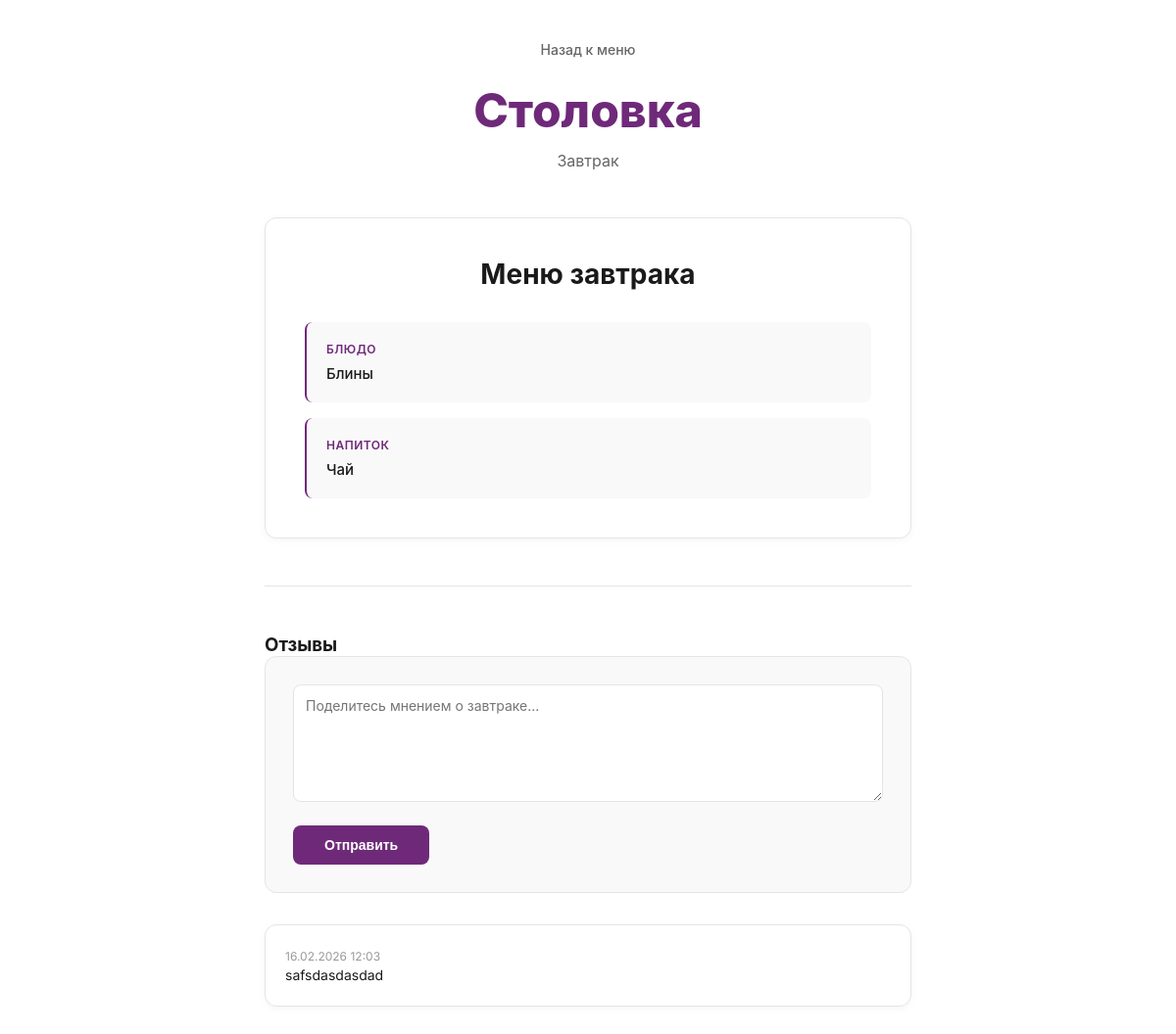
The app's page /menu/item/breakfast/3/ with its own data.
### MenuService/models.py (models this page shows, shortened)
class Breakfast(models.Model):
    id = models.AutoField(unique=True, auto_created=True, primary_key=True)
    first_dish = models.CharField(max_length=255)
    drink = models.CharField(max_length=255)
    calories = models.IntegerField(default=0)
    price = models.DecimalField(max_digits=5, decimal_places=2, default=0)
    contains_allergens = models.CharField(max_length=500, blank=True)

### UserService/models.py (models this page shows)
class Comment(models.Model):
    breakfast = models.ForeignKey(Breakfast, on_delete=models.CASCADE)
    text = models.TextField()
    author = models.CharField(max_length=100, blank=True)
    rating = models.IntegerField(choices=[(i, str(i)) for i in range(1, 6)], default=5)
    created_at = models.DateTimeField(auto_now_add=True)

### MenuService/views.py (the view, shortened to what this page needs)
# urls.py: path('menu/item/breakfast/<int:id>/', MenuViews.itemBreakfast, name='itemBreakfast'),
def itemBreakfast(request, id):
    breakfast = get_object_or_404(Breakfast, id=id)
    comments = Comment.objects.filter(breakfast=breakfast)
    return render(request, 'itemBreak.html', {
        'breakfast': breakfast,
        'comments': comments
    })

### MenuService/templates/itemBreak.html (shortened to what this page needs)
{% load static %}
<!DOCTYPE html>
<html lang="ru">
<head>
    <link rel="stylesheet" href="{% static 'css/MenuService/item.css' %}">
</head>
<body>
    <div class="container">
        <header class="header">
            <a href="/menu/" class="back-link">Назад к меню</a>
            <h1 class="logo">Столовка</h1>
            <p class="week-title">Завтрак</p>
        </header>
        <main class="meal-detail">
            <article class="meal-card">
                <h2 class="meal-title">Меню завтрака</h2>
                {% if breakfast.first_dish or breakfast.drink %}
                    <div class="meal-items-detail">
                        {% if breakfast.first_dish %}
                        <div class="meal-item-detail">
                            <span class="item-label">Блюдо</span>
                            <span class="item-value">{{ breakfast.first_dish }}</span>
                        </div>
                        {% endif %}
                        {% if breakfast.drink %}
                        <div class="meal-item-detail">
                            <span class="item-label">Напиток</span>
                            <span class="item-value">{{ breakfast.drink }}</span>
                        </div>
                        {% endif %}
                    </div>
                {% else %}
                    <p class="no-menu">Меню завтрака пока не установлено</p>
                {% endif %}
            </article>
        </main>
        <section class="comments-section">
            <h3 class="section-title">Отзывы</h3>
            <div class="comment-form">
                <form method="post">
                    <div class="form-group">
                        <textarea
                            name="comment"
                            placeholder="Поделитесь мнением о завтраке..."
                            rows="3"
                            required
                        ></textarea>
                    </div>
                    <button type="submit" class="btn-comment">Отправить</button>
                </form>
            </div>
            {% if comments %}
                <div class="comments-list">
                    {% for comment in comments %}
                    <article class="comment-item">
                        <div class="comment-meta">
                            <time class="comment-date">{{ comment.created_at|date:"d.m.Y H:i" }}</time>
                        </div>
                        <p class="comment-text">{{ comment.text }}</p>
                    </article>
                    {% endfor %}
                </div>
            {% else %}
                <p class="no-comments">Пока нет отзывов</p>
            {% endif %}
        </section>
    </div>
</body>
</html>

### Stolovka/static/css/MenuService/item.css (style rules this page uses)
* { margin: 0; padding: 0; box-sizing: border-box; }
body { font-family: 'Inter', -apple-system, BlinkMacSystemFont, 'Segoe UI', sans-serif; background: #ffffff; min-height: 100vh; color: #1a1a1a; }
.container { max-width: 700px; margin: 0 auto; padding: 40px 20px; }
.header { text-align: center; margin-bottom: 48px; }
.back-link { display: inline-block; color: #666666; text-decoration: none; font-size: 14px; font-weight: 500; margin-bottom: 24px; transition: color 0.3s ease; }
.logo { font-size: 48px; font-weight: 800; color: #6f2979; margin-bottom: 12px; }
.week-title { font-size: 16px; color: #666666; font-weight: 400; }
.meal-detail { margin-bottom: 48px; }
.meal-card { background: #ffffff; border: 1px solid #e5e5e5; border-radius: 12px; padding: 40px; box-shadow: 0 2px 8px rgba(0, 0, 0, 0.04); transition: all 0.3s ease; }
.meal-title { font-size: 28px; font-weight: 700; color: #1a1a1a; margin-bottom: 32px; text-align: center; }
.meal-items-detail { display: flex; flex-direction: column; gap: 16px; list-style: none; }
.meal-item-detail { display: flex; flex-direction: column; gap: 8px; padding: 20px; background: #f9f9f9; border-radius: 8px; border-left: 2px solid #6f2979; transition: all 0.3s ease; }
.item-label { font-weight: 600; color: #6f2979; font-size: 12px; text-transform: uppercase; letter-spacing: 0.5px; }
.item-value { font-size: 15px; font-weight: 500; color: #1a1a1a; }
.comments-section { margin-top: 48px; padding-top: 48px; border-top: 1px solid #e5e5e5; }
.comment-form { background: #f9f9f9; border: 1px solid #e5e5e5; border-radius: 12px; padding: 28px; margin-bottom: 32px; }
.form-group { margin-bottom: 20px; }
.form-group textarea { width: 100%; min-height: 120px; padding: 12px; border: 1px solid #e5e5e5; border-radius: 8px; font-family: 'Inter', -apple-system, BlinkMacSystemFont, monospace; font-size: 14px; color: #1a1a1a; resize: vertical; transition: all 0.3s ease; }
.btn-comment { background: #6f2979; color: #ffffff; border: none; padding: 12px 32px; border-radius: 8px; font-weight: 600; cursor: pointer; font-size: 14px; transition: all 0.3s ease; }
.comments-list { display: flex; flex-direction: column; gap: 16px; list-style: none; }
.comment-item { background: #ffffff; border: 1px solid #e5e5e5; border-radius: 12px; padding: 20px; box-shadow: 0 2px 8px rgba(0, 0, 0, 0.04); transition: all 0.3s ease; }
.comment-date { font-size: 12px; color: #999999; margin-bottom: 12px; }
.comment-text { font-size: 14px; color: #1a1a1a; line-height: 1.6; }

### records on screen
Breakfast: first_dish "Блины", drink "Чай"
Comment: created_at "16.02.2026 12:03", text "safsdasdasdad"
